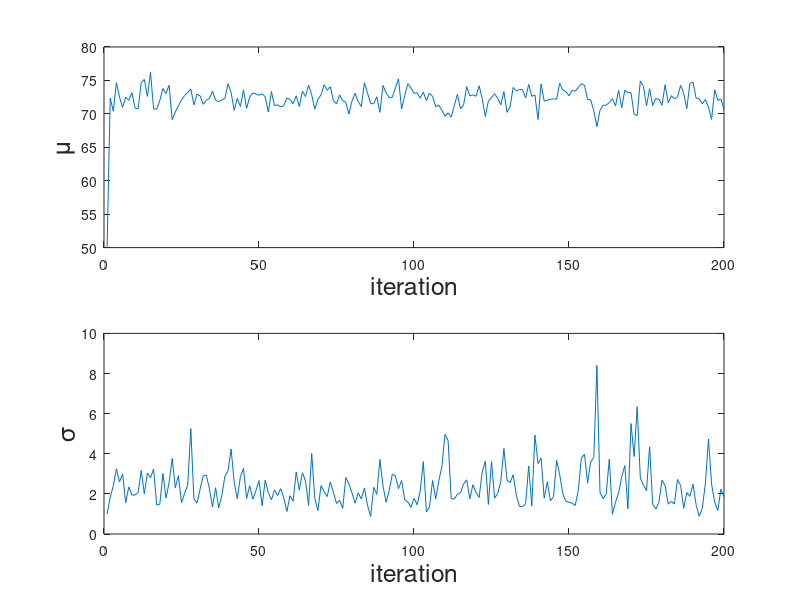

Write the MATLAB code that produced this figure.
% This program uses the Gibbs sampler for simulating from the posterior
% distribution of a normal model with unknown mean and variance. The mean
% and percision (i.e., 1/variance) are given normal and Gamma priors. 

function [mu, sigma2] = normPostGibbs
global yObs n mu0 sigma02 alpha beta;

nIterations = 200;

mu0 = 65;
sigma02 = 100^2;

alpha = 1;
beta = 1;

yObs = [72, 75, 70]';
[n, d] = size(yObs);

mu(1) = 50;
sigma2(1) = 1;

% This is to create a dynamic plot for MCMC sampling
h1 = subplot(2, 1, 1);
plot(mu);

xlabel(h1, '\iteration', 'FontSize', 18); ylabel(h1, '\mu', 'FontSize', 18);
axis tight
grid off

h2 = subplot(2, 1, 1);
plot(1, sqrt(sigma2));

xlabel(h2, '\iteration', 'FontSize', 18); ylabel(h2, '\sigma', 'FontSize', 18);
axis tight
grid off

for i = 2:nIterations

    % The conditional distribution of mu given sigma is normal(mu_n,
    % sigma_n) when we use a normal(mu0, sigma02) prior for mu.
    mu_n = (mu0/sigma02 + sum(yObs)/sigma2(i-1)) / (1/sigma02 + n/sigma2(i-1));
    sigma_n = sqrt(1/(1/sigma02 + n/sigma2(i-1)));
    mu(i) = normrnd(mu_n, sigma_n);
    
    % The conditional distribution of precision (i.e., 1/sigma2) is Gamma 
    % when we use a Gamma(alpha, beta) prior. Note that if you are using R,
    % you have to inverse beta, and also inverse the second parameter of the
    % posterior distribution.
    precision = gamrnd(alpha + n/2, 1/(1/beta + sum( (yObs - mu(i)).^2 )/2));
    sigma2(i) = 1/precision;
    
    % Ploting the samples
    h1 = subplot(2, 1, 1);    
    plot(mu)
    xlabel(h1, 'iteration', 'FontSize', 18); ylabel(h1, '\mu', 'FontSize', 18);
   
    h2 = subplot(2, 1, 2);    
    plot(sqrt(sigma2))

    xlabel(h2, 'iteration', 'FontSize', 18); ylabel(h2, '\sigma', 'FontSize', 18);

    drawnow
        
end



